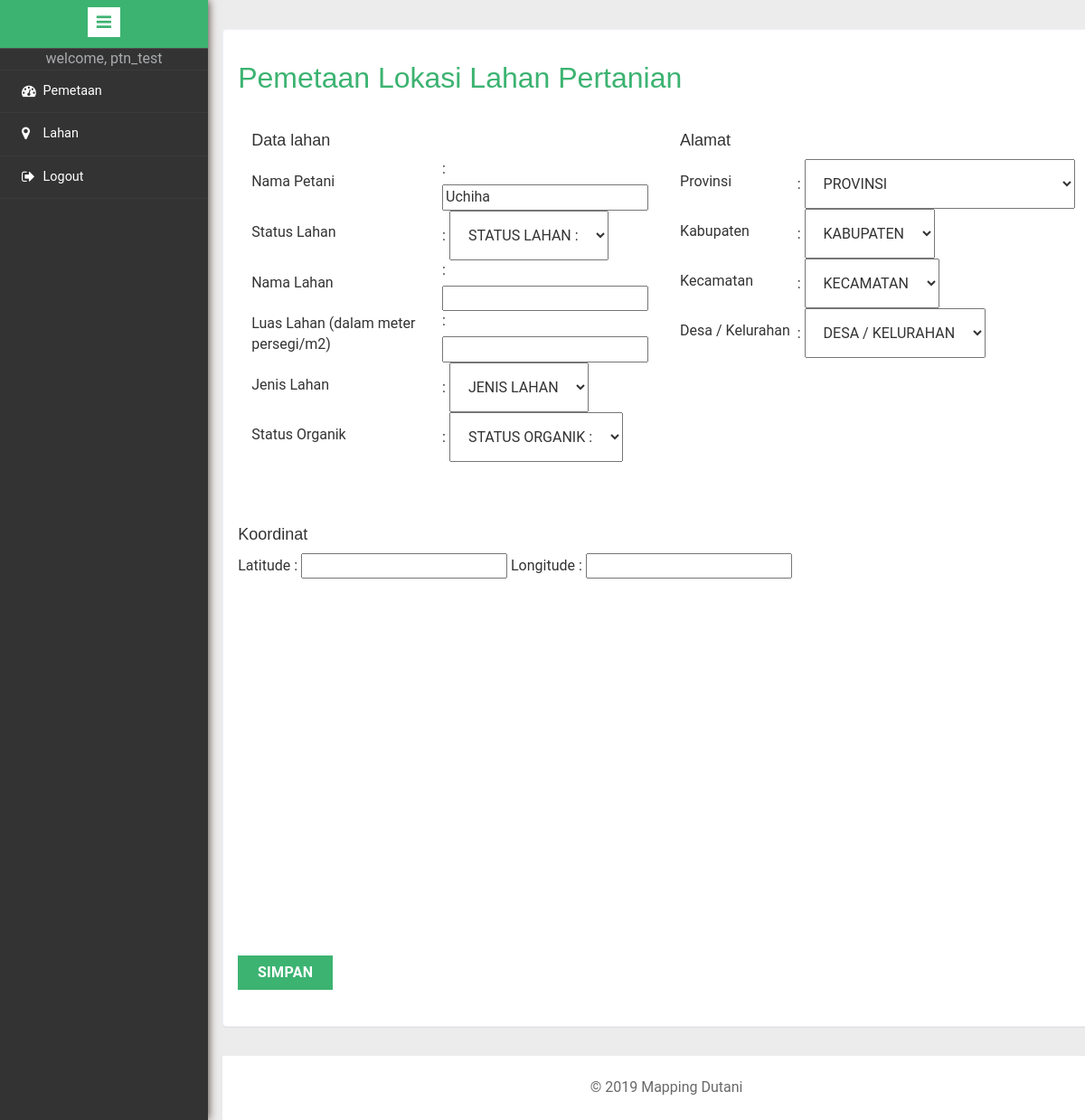
The app's page /lahan_add.php?id=1234567 (signed in), older data.
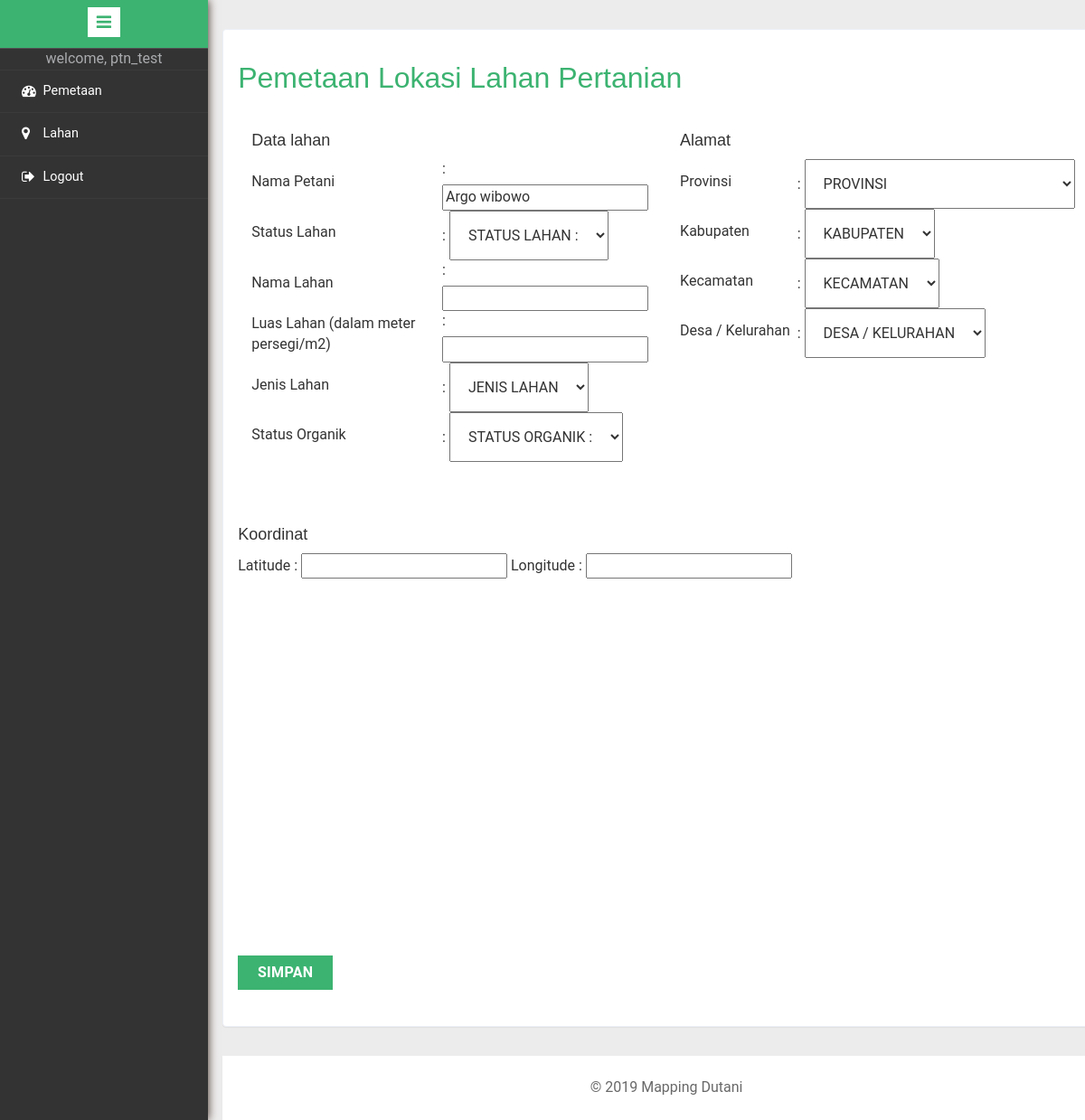
The same page, newer data.
### tables this page shows
CREATE TABLE `master_petani` (
  `ID_User` varchar(10) NOT NULL,
  `Nama_Petani` varchar(50) NOT NULL,
  `Alamat_Petani` varchar(50) DEFAULT NULL,
  `Kabupaten` varchar(50) DEFAULT NULL,
  `Kecamatan` varchar(50) DEFAULT NULL,
  `Provinsi` varchar(50) DEFAULT NULL,
  `Desa_Kelurahan` varchar(50) DEFAULT NULL,
  `nama_istri` varchar(50) NOT NULL,
  `jml_tng_kerja_musiman` int(2) NOT NULL,
  `jml_lahan` int(3) NOT NULL,
  `Foto` varchar(200) DEFAULT NULL,
  `Nomor_Telpon` varchar(15) DEFAULT NULL,
  `Pendidikan_Terakhir` varchar(4) DEFAULT NULL,
  `Jumlah_Tanggungan` int(2) DEFAULT NULL,
  `Email` varchar(30) DEFAULT NULL,
  `Agama` varchar(10) NOT NULL,
  `Tanggal_Lahir` date DEFAULT NULL,
  `Deskripsi_Keahlian` varchar(200) DEFAULT NULL,
  `Status` tinyint(1) NOT NULL,
  `jns_kelamin` tinyint(4) NOT NULL
);

### lahan_add.php (the view, shortened to what the changed rows need)
<?php
$database = new Database();
$conn = $database->getConnection();
$nama='';
$idp = $_GET['id'];
if ($idp == $_SESSION['user']){
    $nama = $_SESSION['nama'];
}else{
    $stmt = $conn->prepare("SELECT Nama_Petani from master_petani WHERE ID_User = ?");
    $stmt->bindParam(1,$idp);
    $stmt->execute();
    $stmt->setFetchMode(PDO::FETCH_ASSOC);
    while($row = $stmt->fetch(PDO::FETCH_ASSOC)){
        $nama = $row['Nama_Petani'];
    }
}
?>
<!DOCTYPE HTML>
<html>
<head>
    <link href="css/bootstrap.min.css" rel='stylesheet' type='text/css' />
    <link href="css/style.css" rel='stylesheet' type='text/css' />
    <link rel="stylesheet" href="css/morris.css" type="text/css"/>
    <link href="css/font-awesome.css" rel="stylesheet">
    <link rel="stylesheet" href="css/icon-font.min.css" type='text/css' />
</head>
<body>
<div class="page-container">
    <div class="left-content">
        <div class="mother-grid-inner">
            <div class="grid-form">
                <div class="grid-form1">
                    <h2>Pemetaan Lokasi Lahan Pertanian</h2>
                    <form action="service/insert_lahan.php" method="post" enctype="multipart/form-data">
                        <div class="col-md-6">
                            <div class="form-group">
                                <table>
                                    <tbody>
                                    <tr>
                                        <td>
                                            <label> : </label>
                                            <input type="text" value="<?php echo $nama; ?>" name="nama_petani" id="nama_petani">
                                        </td>
                                    </tr>
                                    </tbody>
                                </table>
                            </div>
                        </div>
                        <br>
                        <br>
                    </form>
                </div>
            </div>
        </div>
    </div>
</div>
</body>
</html>

Row changes from the older to the newer data that the page shows:
changed master_petani: nama_petani "Uchiha" → "Argo wibowo"
